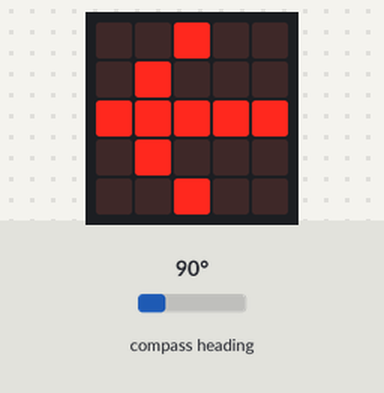
Recording of a program running on a simulated BBC micro:bit running MicroPython. Shown: the board's 5×5 LED display. Inputs (shaded band) come from the test bench; at power-on: compass heading 90°. The compass is already calibrated.

Above: at 1.2 s.
1.3 s: compass heading set to 7°
At 2.6 s:
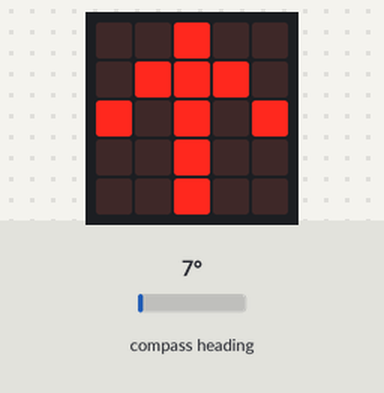
2.9 s: compass heading set to 180°
At 4.0 s:
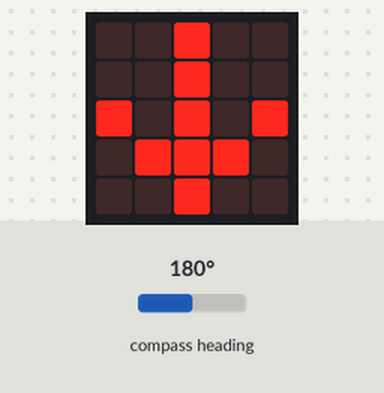
4.5 s: compass heading set to 269°
At 5.3 s:
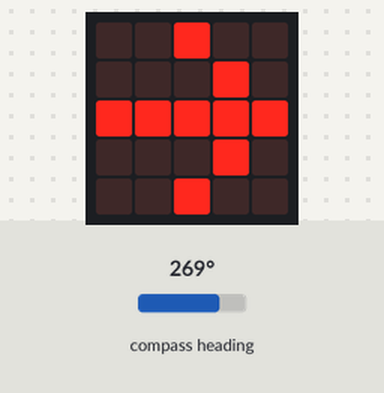
6.1 s: compass heading set to 90°
At 6.6 s:
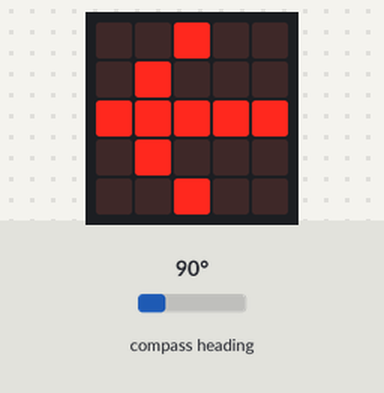
7.7 s: compass heading set to 352°
At 9.1 s:
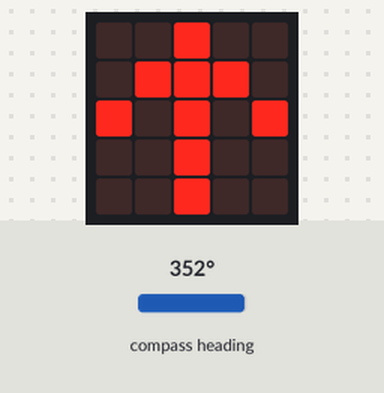
Timing chart, 0 to 10.3 s (numbered marks = the images above; inputs shaded):
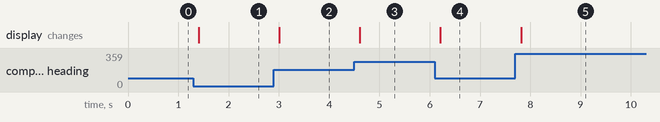

The program:

main.py
```python
# Sample: kompass-pfeil  (eingebauter Kompass / Magnetometer)
# Board:   BBC micro:bit V2.2
# Sprache: MicroPython
#
# Ziel: Ein Pfeil auf der LED-Matrix zeigt immer nach Norden, egal wie man
#       den micro:bit dreht.
#
# --------------------------------------------------------------------------
# Hardware
# --------------------------------------------------------------------------
#   Nichts anschliessen - der Magnetsensor ist eingebaut.
#   Vor der ersten Messung MUSS kalibriert werden (siehe unten).
#   Abseits von Metall, Magneten und Netzteilen halten.
# --------------------------------------------------------------------------

from microbit import *

# Kalibrier-Spiel: den micro:bit kippen, bis der Rand voll ist.
# Laeuft nur, wenn noch nicht kalibriert.
if not compass.is_calibrated():
    compass.calibrate()

# Image.ALL_ARROWS: 0=N, 1=NO, 2=O, 3=SO, 4=S, 5=SW, 6=W, 7=NW
pfeile = Image.ALL_ARROWS

while True:
    richtung = compass.heading()   # 0..359 Grad, 0 = Norden

    # Norden relativ zur Blickrichtung des Boards -> passender Pfeil.
    # + 22.5 rundet auf das naechste der 8 Achtel.
    index = int((360 - richtung + 22.5) // 45) % 8
    display.show(pfeile[index])

    sleep(200)
```

Measured:
- after the input at 1.3 s, the display: changes after 0.10 s (image 1)
- after the input at 2.9 s, the display: changes after 0.11 s (image 2)
- after the input at 4.5 s, the display: changes after 0.11 s (image 3)
- after the input at 6.1 s, the display: changes after 0.11 s (image 4)
- after the input at 7.7 s, the display: changes after 0.12 s (image 5)
